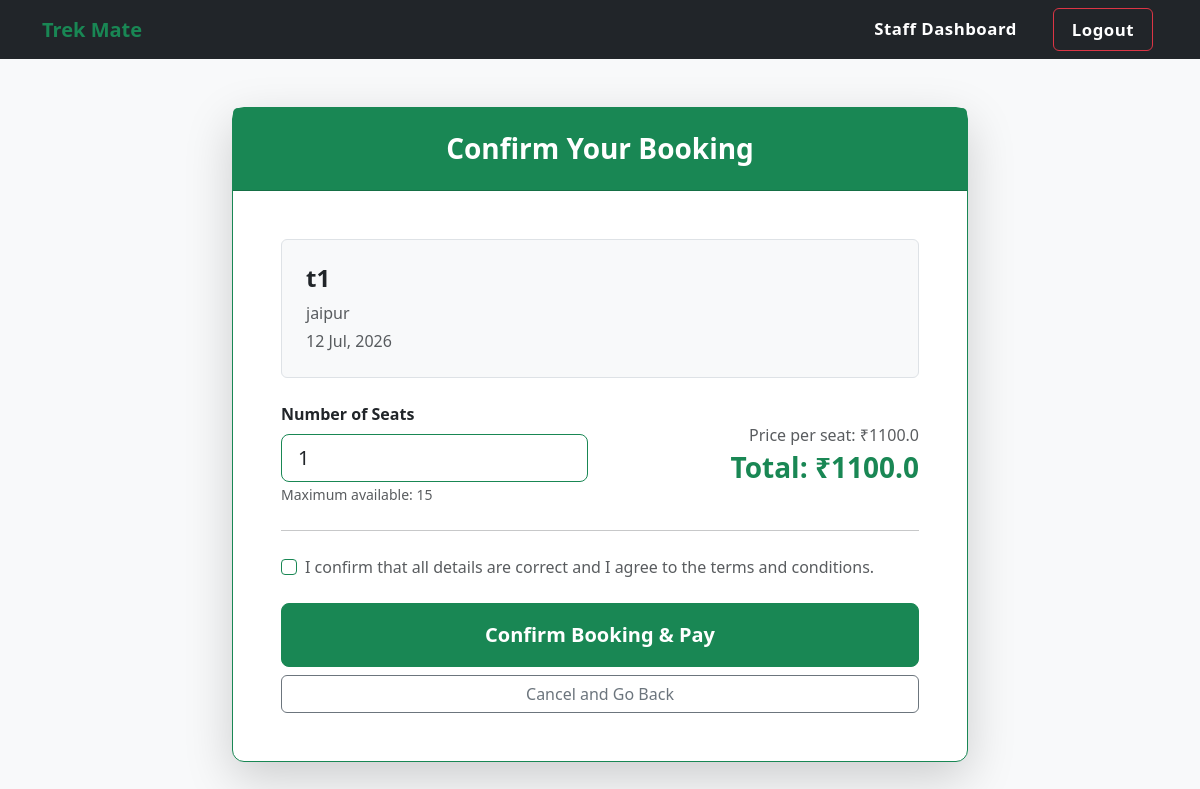
/book_trek/1 (signed in), run on the app's committed database.
### app.py (models this page shows)
class Trek(db.Model):
    __tablename__ = 'trekmate_treks'
    id = db.Column(db.Integer, primary_key=True)
    name = db.Column(db.String(100), nullable=False)
    location = db.Column(db.String(100), nullable=False)
    state = db.Column(db.String(50), nullable=False)
    country = db.Column(db.String(50), nullable=False, default='India')
    description = db.Column(db.Text, nullable=True)
    duration = db.Column(db.Integer, nullable=False)
    difficulty = db.Column(db.String(20), nullable=False)
    available_slots = db.Column(db.Integer, nullable=False)
    requested_slots = db.Column(db.Integer, nullable=True)
    price = db.Column(db.Float, nullable=False, default=0.0)
    status = db.Column(db.String(15), nullable=False, default='Upcoming')
    start_date = db.Column(db.Date, nullable=False)
    end_date = db.Column(db.Date, nullable=False)
    staff_id = db.Column(db.Integer, db.ForeignKey('trekmate_staff.id'))
    bookings = db.relationship('Booking', backref='trek', lazy=True)

### app.py (the view, shortened to what this page needs)
@app.route("/book_trek/<int:trek_id>", methods=['GET', 'POST'])
def book_trek(trek_id):
    if 'user_id' not in session:
        flash("Please log in to book a trek.", "warning")
        return redirect(url_for('login'))
    trek = Trek.query.get_or_404(trek_id)
    return render_template("book_trek.html", trek=trek)

### templates/book_trek.html (shortened to what this page needs)
{% extends 'base.html' %}
{% block content %}
<div class="container mt-5 mb-5">
    <div class="row justify-content-center">
        <div class="col-md-8">
            <div class="card shadow-lg border-success" style="border-radius: 12px;">
                <div class="card-header bg-success text-white text-center py-4">
                    <h3 class="mb-0 fw-bold">Confirm Your Booking</h3>
                </div>
                <div class="card-body p-5">
                    <div class="bg-light p-4 rounded mb-4 border">
                        <h4 class="fw-bold text-dark mb-2">{{ trek.name }}</h4>
                        <p class="text-muted mb-1"> {{ trek.location }}</p>
                        <p class="text-muted mb-0"> {{ trek.start_date.strftime('%d %b, %Y') }}</p>
                    </div>
                    <form action="{{ url_for('book_trek', trek_id=trek.id) }}" method="POST">
                        <div class="row mb-4 align-items-center">
                            <div class="col-md-6">
                                <label class="form-label fw-bold">Number of Seats</label>
                                <input type="number" name="seats_booked" id="seatsInput" class="form-control form-control-lg border-success"
                                       min="1" max="{{ trek.available_slots }}" value="1" required>
                                <small class="text-muted">Maximum available: {{ trek.available_slots }}</small>
                            </div>
                            <div class="col-md-6 text-end mt-3 mt-md-0">
                                <p class="text-muted mb-1">Price per seat: ₹<span id="basePrice">{{ trek.price }}</span></p>
                                <h3 class="fw-bold text-success mb-0">Total: ₹<span id="totalPrice">{{ trek.price }}</span></h3>
                            </div>
                        </div>
                        <hr class="my-4">
                        <div class="form-check mb-4">
                            <input class="form-check-input border-success" type="checkbox" id="termsCheck" required>
                            <label class="form-check-label text-muted" for="termsCheck">
                                I confirm that all details are correct and I agree to the terms and conditions.
                            </label>
                        </div>
                        <div class="d-grid gap-2">
                            <button type="submit" class="btn btn-success btn-lg fw-bold py-3">Confirm Booking & Pay</button>
                            <a href="{{ url_for('view_trek', id=trek.id) }}" class="btn btn-outline-secondary">Cancel and Go Back</a>
                        </div>
                    </form>
                </div>
            </div>
        </div>
    </div>
</div>
{% endblock %}

### data on the page
Trek: name "t1", location "jaipur", start_date "12 Jul, 2026", available_slots "15", price "1100.0"
